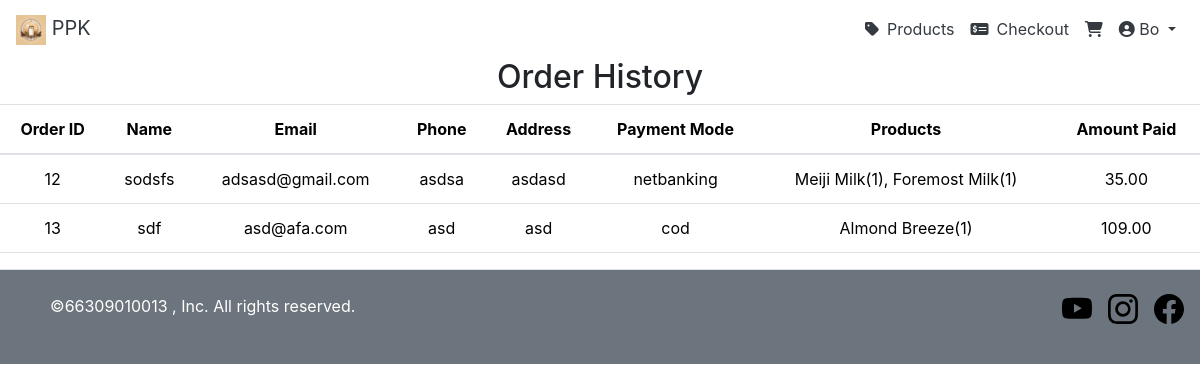
Screenshot of /order.php (signed in) with the database file from the repository.
### tables this page shows
CREATE TABLE `user_info` (
  `id` int(100) NOT NULL,
  `name` varchar(100) DEFAULT NULL,
  `email` varchar(100) DEFAULT NULL,
  `password` varchar(100) DEFAULT NULL
);

CREATE TABLE `orders` (
  `id` int(11) NOT NULL,
  `name` varchar(100) NOT NULL,
  `email` varchar(100) NOT NULL,
  `phone` varchar(20) NOT NULL,
  `address` varchar(255) NOT NULL,
  `pmode` varchar(50) NOT NULL,
  `products` varchar(255) NOT NULL,
  `amount_paid` varchar(100) NOT NULL
);

### orderpage.php (the view, shortened to what this page needs)
<?php
$stmt_orders = $conn->prepare('SELECT * FROM orders');
$stmt_orders->execute();
$result_orders = $stmt_orders->get_result();
if ($result_orders->num_rows > 0) {
    echo '<div class="text-center">
            <h2>Order History</h2>
            <table class="table">
                <thead>
                    <tr>
                        <th>Order ID</th>
                        <th>Name</th>
                        <th>Email</th>
                        <th>Phone</th>
                        <th>Address</th>
                        <th>Payment Mode</th>
                        <th>Products</th>
                        <th>Amount Paid</th>
                    </tr>
                </thead>
                <tbody>';
    while ($row = $result_orders->fetch_assoc()) {
        echo '<tr>
                <td>' . $row['id'] . '</td>
                <td>' . $row['name'] . '</td>
                <td>' . $row['email'] . '</td>
                <td>' . $row['phone'] . '</td>
                <td>' . $row['address'] . '</td>
                <td>' . $row['pmode'] . '</td>
                <td>' . $row['products'] . '</td>
                <td>' . number_format($row['amount_paid'], 2) . '</td>
              </tr>';
    }
    echo '</tbody>
        </table>
    </div>';
} else {
    echo '<div class="text-center">
            <h2>No Orders Found</h2>
          </div>';
}
?>

### component/header.php (shortened to what this page needs)
<?php
include 'config.php';
if(isset($_SESSION["user_id"])) {
    $user_id = $_SESSION["user_id"];
    $query = "SELECT name FROM user_info WHERE id = $user_id";
    $result = mysqli_query($conn, $query);
    if($result && mysqli_num_rows($result) > 0) {
        $row = mysqli_fetch_assoc($result);
        $username = $row['name'];
    } else {
        $username = "Guest";
    }
} else {
    $username = "Guest";
}
?>
<!DOCTYPE html>
<html lang="en">
<head>
    <link
    rel="stylesheet"
    href="https://cdnjs.cloudflare.com/ajax/libs/animate.css/4.1.1/animate.min.css"
    >
    <link rel='stylesheet' href='https://cdnjs.cloudflare.com/ajax/libs/twitter-bootstrap/4.5.2/css/bootstrap.min.css' />
    <link rel='stylesheet' href='https://cdnjs.cloudflare.com/ajax/libs/font-awesome/5.9.0/css/all.min.css' />
</head>
<body>
    <nav class="navbar navbar-expand-md bg-white navbar-drak">
    <a class="navbar-brand text-dark" href="Home.php">
            <img src="image/logo.jpg" alt="logo" width="30" height="30" class="d-inline-block align-text-center ">
            PPK
        </a>
        <div class="collapse navbar-collapse" id="collapsibleNavbar">
            <ul class="navbar-nav ml-auto">
                <li class="nav-item">
                    <a class="nav-link animate__animated animate__fadeIn text-dark" href="index.php"><i class="fa-solid fa-tag mr-2"></i>Products</a>
                </li>
                <li class="nav-item">
                    <a class="nav-link animate__animated animate__fadeIn text-dark" href="checkout.php"><i class="fas fa-money-check-alt mr-2"></i>Checkout</a>
                </li>
                <li class="nav-item">
                    <a class="nav-link text-dark" href="cart.php"><i class="fas fa-shopping-cart"></i> <span id="cart-item" class="badge badge-danger"></span></a>
                </li>
                <li class="nav-item dropdown">
        <?php if ($username === "admin"): ?>
            <a class="nav-link dropdown-toggle text-dark" href="#" id="navbarDropdown" role="button" data-toggle="dropdown" aria-haspopup="true" aria-expanded="false">
            <i class="fas fa-user-circle"></i> <?php echo $username; ?>
            </a>
            <div class="dropdown-menu" aria-labelledby="navbarDropdown">
            <a class="dropdown-item" href="setting.php">Add</a>
            <a class="dropdown-item" href="edit.php">Edit</a>
            <a class="dropdown-item" href="edituser.php">setting</a>
            <a class="dropdown-item" href="order.php">order</a>
            <hr class="dropdown-divider">
            <a href="index.php?logout=<?php echo $username; ?>" onclick="return confirm('Are you sure you want to logout?');" class="dropdown-item delete-btn">Logout</a>
        <?php else: ?>
            <a class="nav-link dropdown-toggle text-dark" href="#" id="navbarDropdown" role="button" data-toggle="dropdown" aria-haspopup="true" aria-expanded="false">
            <i class="fas fa-user-circle"></i> <?php echo $username; ?>
            </a>
        <?php endif; ?>
        </li>
            </ul>
        </div>
    </nav>
</body>
</html>

### component/header.php (style rules this page uses)
body { background : white; }

### rows the page displays
user_info: name "Bo"
orders: id "12", name "sodsfs", email "adsasd@gmail.com", phone "asdsa", address "asdasd", pmode "netbanking", products "Meiji Milk(1), Foremost Milk(1)", amount_paid "35.00"
orders: id "13", name "sdf", email "asd@afa.com", phone "asd", address "asd", pmode "cod", products "Almond Breeze(1)", amount_paid "109.00"
